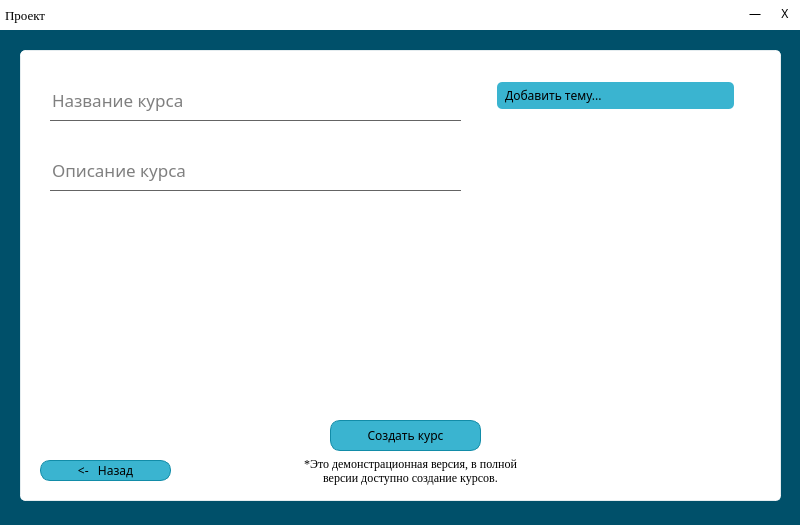
<?xml version="1.0" encoding="UTF-8"?>
<ui version="4.0">
 <class>MainWindow</class>
 <widget class="QMainWindow" name="MainWindow">
  <property name="geometry">
   <rect>
    <x>0</x>
    <y>0</y>
    <width>800</width>
    <height>525</height>
   </rect>
  </property>
  <property name="windowTitle">
   <string>MainWindow</string>
  </property>
  <property name="styleSheet">
   <string notr="true">QLineEdit{
background: transparent;
border: none;
border-bottom: 1px solid rgba(0, 0, 0, 155);
font-family: sans-serif;
}
QMainWindow{
background: rgb(0, 80, 106);
font-family: sans-serif;
}

QGroupBox{
background: white;
border: 1px solid rgba(255, 255, 255, 200);
font-family: sans-serif;
border-radius:5px;
}
QGroupBox#statusBox{
border-radius: 0px;
}
QPushButton#exitButton, QPushButton#minimizeButton{
border-radius: 0px;
border: none;
background: transparent;
}
QPushButton#exitButton:hover{
background: rgb(255, 46, 46);
}
QPushButton#minimizeButton:hover{
background: rgb(223, 223, 223);
}
QPushButton:hover{
background: rgb(75, 195, 220);
border: none;
}

QPushButton{
background: rgb(58, 180, 208);
border-radius: 10px;
border: 1px solid rgb(18, 140, 168);
font-family: sans-serif;
}

QTableView, QListView{
background: transparent;
font-family: sans-serif;
height: 111px;
border-radius:5px;
outline: 0;
spacing: 10px;
}

QAbstractItemView{
background:transparent;
outline: 0;

}

QAbstractItemView:item{
background: rgb(58, 180, 208);
border-radius: 5px;
padding:5px;
outline: 0;
color: black;
margin: 2px;

}

QAbstractItemView:item:hover{
background: rgb(75, 195, 220);
}

QAbstractItemView:item:selected{
background: rgb(75, 195, 220);
}
QTableCornerButton::section{
background: transparent;
}
QProgressBar {
    border: 2px solid grey;
    border-radius: 5px;
    text-align: center;
}

QProgressBar::chunk {
    background-color: #05B8CC;
    width: 20px;
}
</string>
  </property>
  <widget class="QWidget" name="centralwidget">
   <widget class="QGroupBox" name="statusBox">
    <property name="geometry">
     <rect>
      <x>0</x>
      <y>0</y>
      <width>800</width>
      <height>30</height>
     </rect>
    </property>
    <property name="title">
     <string/>
    </property>
    <widget class="QLabel" name="label_2">
     <property name="geometry">
      <rect>
       <x>5</x>
       <y>5</y>
       <width>71</width>
       <height>21</height>
      </rect>
     </property>
     <property name="font">
      <font>
       <family>Georgia</family>
       <pointsize>10</pointsize>
      </font>
     </property>
     <property name="text">
      <string>Проект</string>
     </property>
    </widget>
    <widget class="QPushButton" name="minimizeButton">
     <property name="geometry">
      <rect>
       <x>740</x>
       <y>0</y>
       <width>30</width>
       <height>27</height>
      </rect>
     </property>
     <property name="text">
      <string>—</string>
     </property>
    </widget>
    <widget class="QPushButton" name="exitButton">
     <property name="geometry">
      <rect>
       <x>770</x>
       <y>0</y>
       <width>30</width>
       <height>27</height>
      </rect>
     </property>
     <property name="font">
      <font>
       <family>sans-serif</family>
      </font>
     </property>
     <property name="text">
      <string>X</string>
     </property>
    </widget>
   </widget>
   <widget class="QGroupBox" name="groupBox">
    <property name="geometry">
     <rect>
      <x>20</x>
      <y>50</y>
      <width>761</width>
      <height>451</height>
     </rect>
    </property>
    <property name="font">
     <font>
      <family>sans-serif</family>
     </font>
    </property>
    <property name="title">
     <string/>
    </property>
    <widget class="QLineEdit" name="lineEdit">
     <property name="geometry">
      <rect>
       <x>30</x>
       <y>30</y>
       <width>411</width>
       <height>41</height>
      </rect>
     </property>
     <property name="font">
      <font>
       <family>sans-serif</family>
       <pointsize>13</pointsize>
      </font>
     </property>
     <property name="text">
      <string/>
     </property>
     <property name="placeholderText">
      <string>Название курса</string>
     </property>
    </widget>
    <widget class="QLineEdit" name="lineEdit_2">
     <property name="geometry">
      <rect>
       <x>30</x>
       <y>100</y>
       <width>411</width>
       <height>41</height>
      </rect>
     </property>
     <property name="font">
      <font>
       <family>sans-serif</family>
       <pointsize>13</pointsize>
      </font>
     </property>
     <property name="text">
      <string/>
     </property>
     <property name="placeholderText">
      <string>Описание курса</string>
     </property>
    </widget>
    <widget class="QPushButton" name="createButton">
     <property name="geometry">
      <rect>
       <x>310</x>
       <y>370</y>
       <width>151</width>
       <height>31</height>
      </rect>
     </property>
     <property name="text">
      <string>Создать курс</string>
     </property>
    </widget>
    <widget class="QListWidget" name="mList">
     <property name="geometry">
      <rect>
       <x>475</x>
       <y>30</y>
       <width>241</width>
       <height>331</height>
      </rect>
     </property>
     <item>
      <property name="text">
       <string>Добавить тему...</string>
      </property>
     </item>
    </widget>
    <widget class="QLabel" name="label">
     <property name="geometry">
      <rect>
       <x>10</x>
       <y>400</y>
       <width>761</width>
       <height>41</height>
      </rect>
     </property>
     <property name="font">
      <font>
       <family>Georgia</family>
      </font>
     </property>
     <property name="text">
      <string>*Это демонстрационная версия, в полной
версии доступно создание курсов.</string>
     </property>
     <property name="alignment">
      <set>Qt::AlignCenter</set>
     </property>
    </widget>
    <widget class="QPushButton" name="bButton">
     <property name="geometry">
      <rect>
       <x>20</x>
       <y>410</y>
       <width>131</width>
       <height>21</height>
      </rect>
     </property>
     <property name="text">
      <string>&lt;-   Назад</string>
     </property>
    </widget>
   </widget>
  </widget>
 </widget>
 <resources/>
 <connections/>
</ui>
